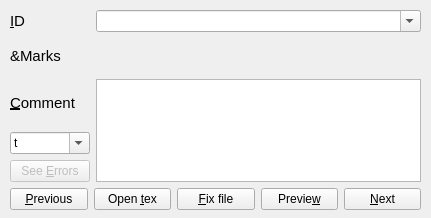
<?xml version="1.0" encoding="UTF-8"?>
<ui version="4.0">
 <class>grader_editor</class>
 <widget class="QWidget" name="grader_editor">
  <property name="geometry">
   <rect>
    <x>0</x>
    <y>0</y>
    <width>431</width>
    <height>218</height>
   </rect>
  </property>
  <property name="sizePolicy">
   <sizepolicy hsizetype="Fixed" vsizetype="Fixed">
    <horstretch>0</horstretch>
    <verstretch>0</verstretch>
   </sizepolicy>
  </property>
  <property name="windowTitle">
   <string>Form</string>
  </property>
  <widget class="QWidget" name="">
   <property name="geometry">
    <rect>
     <x>10</x>
     <y>10</y>
     <width>411</width>
     <height>200</height>
    </rect>
   </property>
   <layout class="QGridLayout" name="gridLayout">
    <item row="1" column="0">
     <widget class="QLabel" name="marks_label">
      <property name="minimumSize">
       <size>
        <width>0</width>
        <height>0</height>
       </size>
      </property>
      <property name="font">
       <font>
        <family>Ubuntu</family>
        <pointsize>11</pointsize>
       </font>
      </property>
      <property name="text">
       <string>&amp;Marks</string>
      </property>
     </widget>
    </item>
    <item row="2" column="0">
     <widget class="QLabel" name="label_4">
      <property name="minimumSize">
       <size>
        <width>0</width>
        <height>0</height>
       </size>
      </property>
      <property name="font">
       <font>
        <family>Ubuntu</family>
        <pointsize>11</pointsize>
       </font>
      </property>
      <property name="text">
       <string>&amp;Comment</string>
      </property>
      <property name="buddy">
       <cstring>comment_text</cstring>
      </property>
     </widget>
    </item>
    <item row="0" column="0">
     <widget class="QLabel" name="label_2">
      <property name="minimumSize">
       <size>
        <width>0</width>
        <height>0</height>
       </size>
      </property>
      <property name="font">
       <font>
        <family>Ubuntu</family>
        <pointsize>11</pointsize>
       </font>
      </property>
      <property name="text">
       <string>&amp;ID</string>
      </property>
      <property name="buddy">
       <cstring>file_name_combo</cstring>
      </property>
     </widget>
    </item>
    <item row="0" column="1">
     <widget class="QComboBox" name="file_name_combo">
      <property name="editable">
       <bool>true</bool>
      </property>
      <property name="insertPolicy">
       <enum>QComboBox::NoInsert</enum>
      </property>
     </widget>
    </item>
    <item row="1" column="1">
     <widget class="QWidget" name="marks_widget" native="true">
      <property name="sizePolicy">
       <sizepolicy hsizetype="Fixed" vsizetype="Fixed">
        <horstretch>0</horstretch>
        <verstretch>0</verstretch>
       </sizepolicy>
      </property>
      <property name="minimumSize">
       <size>
        <width>315</width>
        <height>35</height>
       </size>
      </property>
      <property name="focusPolicy">
       <enum>Qt::NoFocus</enum>
      </property>
      <zorder>splitter_4</zorder>
     </widget>
    </item>
    <item row="3" column="0">
     <widget class="QComboBox" name="comment_pos_combo">
      <property name="editable">
       <bool>true</bool>
      </property>
      <property name="insertPolicy">
       <enum>QComboBox::NoInsert</enum>
      </property>
      <item>
       <property name="text">
        <string>t</string>
       </property>
      </item>
      <item>
       <property name="text">
        <string>m</string>
       </property>
      </item>
      <item>
       <property name="text">
        <string>b</string>
       </property>
      </item>
     </widget>
    </item>
    <item row="5" column="0" colspan="2">
     <layout class="QHBoxLayout" name="horizontalLayout">
      <item>
       <widget class="QPushButton" name="prev_btn">
        <property name="minimumSize">
         <size>
          <width>0</width>
          <height>0</height>
         </size>
        </property>
        <property name="focusPolicy">
         <enum>Qt::TabFocus</enum>
        </property>
        <property name="styleSheet">
         <string notr="true">QPushButton:focus { 
  border-style: outset;
}</string>
        </property>
        <property name="text">
         <string>&amp;Previous</string>
        </property>
       </widget>
      </item>
      <item>
       <widget class="QPushButton" name="open_tex_btn">
        <property name="focusPolicy">
         <enum>Qt::TabFocus</enum>
        </property>
        <property name="styleSheet">
         <string notr="true">QPushButton:focus { 
  border-style: outset;
}
</string>
        </property>
        <property name="text">
         <string>Open &amp;tex</string>
        </property>
       </widget>
      </item>
      <item>
       <widget class="QPushButton" name="fix_file_btn">
        <property name="enabled">
         <bool>true</bool>
        </property>
        <property name="focusPolicy">
         <enum>Qt::TabFocus</enum>
        </property>
        <property name="styleSheet">
         <string notr="true">QPushButton:focus { 
  border-style: outset;
}
</string>
        </property>
        <property name="text">
         <string>&amp;Fix file</string>
        </property>
       </widget>
      </item>
      <item>
       <widget class="QPushButton" name="preview_btn">
        <property name="minimumSize">
         <size>
          <width>0</width>
          <height>0</height>
         </size>
        </property>
        <property name="focusPolicy">
         <enum>Qt::TabFocus</enum>
        </property>
        <property name="styleSheet">
         <string notr="true">QPushButton:focus { 
  border-style: outset;
}</string>
        </property>
        <property name="text">
         <string>Previe&amp;w</string>
        </property>
       </widget>
      </item>
      <item>
       <widget class="QPushButton" name="next_btn">
        <property name="minimumSize">
         <size>
          <width>0</width>
          <height>0</height>
         </size>
        </property>
        <property name="focusPolicy">
         <enum>Qt::TabFocus</enum>
        </property>
        <property name="styleSheet">
         <string notr="true">QPushButton:focus { 
  border-style: outset;
}</string>
        </property>
        <property name="text">
         <string>&amp;Next</string>
        </property>
       </widget>
      </item>
     </layout>
    </item>
    <item row="4" column="0">
     <widget class="QPushButton" name="see_errors_btn">
      <property name="enabled">
       <bool>false</bool>
      </property>
      <property name="focusPolicy">
       <enum>Qt::TabFocus</enum>
      </property>
      <property name="styleSheet">
       <string notr="true">QPushButton:focus { 
  border-style: outset;
}</string>
      </property>
      <property name="text">
       <string>See &amp;Errors</string>
      </property>
     </widget>
    </item>
    <item row="2" column="1" rowspan="3">
     <widget class="QTextEdit" name="comment_text">
      <property name="tabChangesFocus">
       <bool>true</bool>
      </property>
      <property name="acceptRichText">
       <bool>false</bool>
      </property>
     </widget>
    </item>
   </layout>
  </widget>
 </widget>
 <tabstops>
  <tabstop>file_name_combo</tabstop>
  <tabstop>comment_pos_combo</tabstop>
  <tabstop>comment_text</tabstop>
  <tabstop>next_btn</tabstop>
  <tabstop>prev_btn</tabstop>
  <tabstop>fix_file_btn</tabstop>
  <tabstop>preview_btn</tabstop>
  <tabstop>see_errors_btn</tabstop>
 </tabstops>
 <resources/>
 <connections/>
</ui>
